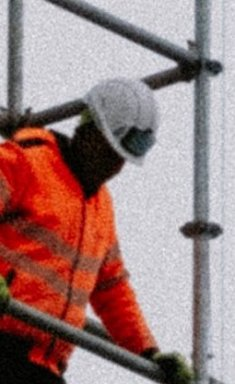
#> input picture prototype/eval/samples/sh17_helmet_01.jpg, 235 x 384 px, given in place of pexels_16045333.jpg, which was not available
$ python build_demo_footage.py
#> lines starting #> are read from the running program, lines starting #| are printed output that depends on the picture; pictures that were not available may be replaced by others from this repository, and a replacement may not be noted
"""用公開授權的真實照片合成 Demo 用「監視畫面」影片（1280×720、15 fps）。

為什麼：團隊還沒有自己拍攝的產線影片；純程式畫的方塊畫面讓 YOLO／Jev 看不到任何真實內容。
這支程式把公開授權照片做成固定機位的監視畫面（緩慢推拉、感光雜訊、壓縮、時間戳記），
並在需要「異常」的片段做影像編輯（卡料板材、煙霧、機器人停止）。所有輸出都在畫面上標示
「模擬監視畫面（公開授權照片合成）」；有影像編輯的攝影機另外標示「合成」。

來源（逐檔記錄於 assets/videos/SOURCES.csv）：
- Pexels 照片（Pexels License）。挑選依據 SH17 資料集（CC BY-NC-SA 4.0）的標註與本專案 YOLO 實測；
  SH17 只用來挑圖，影片裡的像素直接取自 Pexels 原圖。
- Wikimedia Commons（CC BY / CC BY-SA，建置時再向 Commons API 確認授權，不符就中止）。

照片下載到 ~/.cache/sentinel-footage（不進 repo）；影片輸出到 assets/videos/**（*.mp4 已被 .gitignore）。
劇本時間（卡料／冒煙／脫帽發生秒數）直接讀 data/simulated/scenarios/*.yaml，改劇本後重跑即可。

用法（prototype/ 底下）：
    backend/.venv/bin/python scripts/build_demo_footage.py            # 下載來源＋產生全部影片＋SOURCES.csv
    backend/.venv/bin/python scripts/build_demo_footage.py --only ppe_violation_01 --preview 3,6
"""
from __future__ import annotations

import argparse
import csv
import json
import math
import os
import re
import shutil
import subprocess
import sys
import time
import urllib.parse
from dataclasses import dataclass, field
from pathlib import Path
from typing import Callable

import cv2
import numpy as np
import yaml
from PIL import Image, ImageDraw, ImageFont

PROTO = Path(__file__).resolve().parents[1]
VIDEOS = PROTO / "assets" / "videos"
SCENARIOS = PROTO / "data" / "simulated" / "scenarios"
CACHE = Path(os.environ.get("SENTINEL_FOOTAGE_CACHE", Path.home() / ".cache" / "sentinel-footage"))
W, H, FPS = 1280, 720, 15
UA = "SentinelDemoFootage/0.1 (student competition; low volume)"
BANNER = "模擬監視畫面（公開授權照片合成）"
OK_LICENSES = {"CC BY 3.0", "CC BY 4.0", "CC BY-SA 3.0", "CC BY-SA 4.0", "CC0", "Public domain"}

# ── 來源 ────────────────────────────────────────────────────────
PEXELS_LICENSE = "Pexels License（免費使用、可改作；挑選依據 SH17 標註，SH17 為 CC BY-NC-SA 4.0）"


@dataclass
class Source:
    key: str
    kind: str                         # pexels／commons
    ref: str                          # Pexels 照片 ID 或 Commons 檔名
    author: str = ""
    page: str = ""
    license: str = ""
    note: str = ""
    focus: tuple[float, float] = (0.5, 0.5)     # 裁成 16:9 時的取景中心（0–1）

    @property
    def path(self) -> Path:
        return CACHE / f"{self.key}.jpg"


SOURCES: dict[str, Source] = {s.key: s for s in [
    # 組裝線作業區（CAM-ASM-01）：Pexels 連號的金屬加工廠系列照片
    Source("pexels_16045333", "pexels", "16045333", note="兩名作業員戴安全帽，在配電盤前"),
    Source("pexels_15947456", "pexels", "15947456", note="三名作業員戴安全帽"),
    Source("pexels_15947457", "pexels", "15947457", note="作業員戴安全帽攀爬設備"),
    Source("pexels_16045331", "pexels", "16045331", note="一人戴安全帽、一人未戴（違規畫面）"),
    Source("pexels_16045335", "pexels", "16045335", note="雷射切割機旁作業員未戴安全帽"),
    Source("pexels_15016528", "pexels", "15016528", note="木材加工機台旁作業員戴安全帽"),
    # 組裝站近景（CAM-ASM-02，不跑偵測器）
    Source("pexels_15016523", "pexels", "15016523", note="組裝包裝區"),
    # 沖壓送料口（CAM-STP-01）
    Source("commons_air_feeder", "commons", "File:Air Feeder.jpg", note="銅帶經氣動送料機進入沖床模具"),
    # 銲接（CAM-WLD-01／02）
    Source("commons_welding_robot", "commons", "File:Welding Robot.jpg", note="銲接機器人工作站，工位內火花"),
    Source("commons_fanuc_reaching", "commons", "File:FANUC welding robot reaching.jpg", note="六軸銲接機器人"),
]}

# SH17 meta-data（Pexels 原頁與攝影師）；Kaggle 限流時用這份快取
PEXELS_META_FILE = PROTO / "assets" / "videos" / "pexels_meta.json"


def _curl(url: str, out: Path | None = None) -> bytes:
    args = ["curl", "-sfL", "--retry", "2", "-A", UA, url]
    if out:
        args += ["-o", str(out)]
    return subprocess.run(args, capture_output=True, check=True).stdout


def fetch_sources(keys: set[str]) -> None:
    CACHE.mkdir(parents=True, exist_ok=True)
    meta_path = CACHE / "commons_meta.json"
    cmeta = json.loads(meta_path.read_text()) if meta_path.exists() else {}
    pmeta = json.loads(PEXELS_META_FILE.read_text()) if PEXELS_META_FILE.exists() else {}
    for k in sorted(keys):
        s = SOURCES[k]
        if s.kind == "commons":
            if s.ref not in cmeta:
                q = urllib.parse.urlencode({"action": "query", "format": "json", "titles": s.ref, "prop": "imageinfo",
                                            "iiprop": "url|size|extmetadata", "iiurlwidth": 1920,
                                            "iiextmetadatafilter": "LicenseShortName|Artist|LicenseUrl"})
                d = json.loads(_curl("https://commons.wikimedia.org/w/api.php?" + q))
                ii = next(iter(d["query"]["pages"].values()))["imageinfo"][0]
                m = ii["extmetadata"]
                g = lambda f: re.sub(r"\s+", " ", re.sub("<[^>]+>", "", m.get(f, {}).get("value", ""))).strip()  # noqa: E731
                cmeta[s.ref] = {"page": ii["descriptionurl"], "license": g("LicenseShortName"),
                                "license_url": g("LicenseUrl"), "author": g("Artist")[:120],
                                "url": ii.get("thumburl") if ii["width"] > 1920 else ii["url"]}
                meta_path.write_text(json.dumps(cmeta, ensure_ascii=False, indent=1))
                time.sleep(1)
            m = cmeta[s.ref]
            if m["license"] not in OK_LICENSES:
                sys.exit(f"{s.ref} 授權為 {m['license']!r}，不在允許清單，停止")
            s.page, s.license, s.author = m["page"], m["license"], m["author"]
            url = m["url"]
        else:
            m = pmeta.get(s.ref, {})
            s.page = m.get("url") or f"https://www.pexels.com/photo/{s.ref}/"
            s.author = m.get("photographer", "")
            s.license = PEXELS_LICENSE
            url = f"https://images.pexels.com/photos/{s.ref}/pexels-photo-{s.ref}.jpeg?auto=compress&w=1920"
        if not s.path.exists():
            print(f"下載 {s.key} ← {url[:90]}")
            _curl(url, s.path)
            time.sleep(0.5)


# ── 影像工具 ────────────────────────────────────────────────────
def fit16x9(img: np.ndarray, focus=(0.5, 0.5), out_w: int = 1920) -> np.ndarray:
    """裁成 16:9 後縮放到工作解析度（out_w×out_w*9/16）。"""
    h, w = img.shape[:2]
    tw, th = w, round(w * 9 / 16)
    if th > h:
        th, tw = h, round(h * 16 / 9)
    x = int(np.clip(focus[0] * w - tw / 2, 0, w - tw))
    y = int(np.clip(focus[1] * h - th / 2, 0, h - th))
    out_h = round(out_w * 9 / 16)
    crop = img[y:y + th, x:x + tw]
    return cv2.resize(crop, (out_w, out_h), interpolation=cv2.INTER_AREA if tw > out_w else cv2.INTER_CUBIC)


def load(key: str) -> np.ndarray:
    s = SOURCES[key]
    img = cv2.imread(str(s.path))
    if img is None:
        raise FileNotFoundError(s.path)
    return fit16x9(img, s.focus)


def ease(x: float) -> float:
    x = min(max(x, 0.0), 1.0)
    return x * x * (3 - 2 * x)


# [9 lines left out: function view, not called in this run]


@dataclass
class Shot:
    key: str
    t0: float
    t1: float
    z: tuple[float, float] = (1.0, 1.06)             # 起訖縮放
    c0: tuple[float, float] = (0.5, 0.5)
    c1: tuple[float, float] = (0.5, 0.5)

    # [6 lines left out: function render, not called in this run]


def sequence(shots: list[Shot], fade: float = 1.0) -> Callable[[float], np.ndarray]:
    """依時間交叉淡化多張照片（模擬時間經過）。shot 的 t1 之後再延續 fade 秒做淡出。"""
    works = {s.key: load(s.key) for s in shots}

    # [11 lines left out: function at, not called in this run]
    return at


# ── 監視器質感與標示 ────────────────────────────────────────────
def _font(size: int) -> ImageFont.FreeTypeFont | ImageFont.ImageFont:
    for p in ("/System/Library/Fonts/STHeiti Medium.ttc", "/System/Library/Fonts/Hiragino Sans GB.ttc",
              "/usr/share/fonts/opentype/noto/NotoSansCJK-Regular.ttc", "/usr/share/fonts/noto-cjk/NotoSansCJK-Regular.ttc",
              "C:/Windows/Fonts/msjh.ttc", "/System/Library/Fonts/Supplemental/Arial Unicode.ttf"):
        if Path(p).exists():
            return ImageFont.truetype(p, size)
    return ImageFont.load_default()


FONT_S, FONT_M = _font(18), _font(22)


class Look:
    """感光雜訊、輕微失焦、暗角、JPEG 壓縮（固定亂數種子，可重現）。"""

    # [15 lines left out: functions __init__, __call__, not called in this run]


T_BASE = 9 * 3600          # 時間戳記從 09:00:00 起算（config.yaml app.sim_start 為日班 09:00）


# [26 lines left out: functions overlay, strip_mask, not called in this run]


class FeedCam:
    """固定機位。運轉中：沖床每分鐘 42 衝程造成的機身震動＋銅帶逐步送入；停止：只剩感光雜訊。
    卡料（合成）：在送料口疊上一片翹起的銅帶與一片錯位疊料（取自照片中銅帶的像素做透視變形，影像編輯，非真實卡料）。"""

    # 銅帶在輸出畫面（1280×720）的位置：左端為進模點（量測自 strip_mask）
    STRIP_SEG = np.float32([[640, 263], [1000, 353], [1000, 446], [640, 330]])    # 取樣段：上左、上右、下右、下左

    # [75 lines left out: functions __init__, _sheet, jam_img, frame, not called in this run]


# ── 銲接：機器人工作站（Welding Robot.jpg）──────────────────────
class WeldCam:
    """工位內火花：從原照片分離火花圖層後逐幀閃爍、抖動；機器人停止 → 火花熄滅（影像編輯）。
    工位外煙霧（合成）：程式產生的多層雜訊煙霧，從工位左後方冒出並上升擴散。"""

    # [77 lines left out: functions __init__, _noise, spark_layer, smoke, frame, not called in this run]


# ── 影片定義 ────────────────────────────────────────────────────
def scen(name: str) -> dict:
    return yaml.safe_load((SCENARIOS / f"{name}.yaml").read_text(encoding="utf-8"))


# [5 lines left out: function mes_time, not called in this run]


# 依照 plant.yaml 的 ROI（輸出座標）
ROI_FEED = (260, 60, 1280, 680)              # CAM-STP-01 feed_inlet：銅帶從右邊進入模具
ROI_WELD = (470, 90, 1280, 680)              # CAM-WLD-01 weld_cell：機器人與電弧（火花在框內屬正常）
SMOKE_SRC = (40, 260, 400, 560)              # 工位外（左後方，安全圍籬外）煙霧來源區


@dataclass
class Clip:
    name: str                        # assets/videos/ 底下的相對路徑（不含 .mp4）
    camera: str
    duration: float
    render: Callable[[float], np.ndarray]
    sources: list[str]
    edits: str                       # 寫進 SOURCES.csv 的改作說明
    tag: Callable[[float], str | None] = lambda t: None
    seed: int = 1
    look: dict = field(default_factory=dict)


def build_clips() -> list[Clip]:
    clips: list[Clip] = []

    # 組裝線作業區（CAM-ASM-01）：正常＝全員戴安全帽
    normal = [Shot("pexels_16045333", 0, 9, (1.0, 1.08), (0.45, 0.5), (0.5, 0.45)),
              Shot("pexels_15947456", 10, 19, (1.0, 1.06), (0.5, 0.5), (0.47, 0.52)),
              Shot("pexels_15947457", 20, 29, (1.0, 1.07), (0.52, 0.48), (0.5, 0.5)),
              Shot("pexels_15016528", 30, 39, (1.0, 1.06), (0.5, 0.5), (0.53, 0.5))]
    clips.append(Clip("assembly/normal_01", "CAM-ASM-01", 40, sequence(normal), [s.key for s in normal],
                      "16:9 裁切、緩慢推拉、照片間交叉淡化、雜訊與壓縮、疊加時間與標示", seed=11))

    sc = scen("ppe_violation")
    t_v = float(sc["expect"]["t0"])                           # 未戴安全帽的人出現時間
    # 違規畫面先用 16045335（正面、頭部清楚，Jev V1 實測 p_no_helmet 0.65–0.73）；16045331（背影）Jev 判不出來，放後段
    ppe = [Shot("pexels_16045333", 0, t_v - 0.5, (1.0, 1.05), (0.45, 0.5), (0.48, 0.48)),
           Shot("pexels_16045335", t_v - 0.5, t_v + 9, (1.0, 1.05), (0.5, 0.5), (0.52, 0.48)),
           Shot("pexels_16045331", t_v + 9, sc.get("duration_s", 15) + 10, (1.0, 1.04), (0.5, 0.5), (0.48, 0.52))]
    clips.append(Clip("assembly/ppe_violation_01", "CAM-ASM-01", sc.get("duration_s", 15) + 10, sequence(ppe, fade=0.8),
                      [s.key for s in ppe],
                      f"Pexels 連號系列照片：{t_v:g} 秒前為戴安全帽畫面，{t_v - 0.5:g}–{t_v + 0.3:g} 秒交叉淡化到有人未戴安全帽的照片"
                      "（模擬時間經過，非連續拍攝）；緩慢推拉、雜訊與壓縮、疊加時間與標示", seed=12))

    # 組裝站近景（CAM-ASM-02，只看畫面）
    st = [Shot("pexels_15016523", 0, 40, (1.0, 1.08), (0.5, 0.5), (0.55, 0.5))]
    for n in ("station_01", "screw_nok_01"):
        clips.append(Clip(f"assembly/{n}", "CAM-ASM-02", 40, sequence(st), ["pexels_15016523"],
                          "16:9 裁切、緩慢推拉、雜訊與壓縮、疊加時間與標示（畫面本身無異常，鎖附 NOK 由 Log 判定）", seed=13))

    # 沖壓送料口（CAM-STP-01）
    feed = FeedCam()
    edit_feed = "固定機位微幅漂移；沖床衝程震動與銅帶送入為程式位移；雜訊與壓縮、疊加時間與標示"
    tag_feed = "合成：震動／送料動態為程式產生"
    clips.append(Clip("stamping/normal_01", "CAM-STP-01", 30, lambda t: feed.frame(t, running=True),
                      ["commons_air_feeder"], edit_feed, tag=lambda t: tag_feed, seed=21))
    clips.append(Clip("stamping/person_zone_01", "CAM-STP-01", 20, lambda t: feed.frame(t, running=True),
                      ["commons_air_feeder"], edit_feed + "（人員進入危險區事件由劇本注入，畫面中沒有人）",
                      tag=lambda t: tag_feed, seed=22))
    clips.append(Clip("stamping/idle_01", "CAM-STP-01", 40, lambda t: feed.frame(t, running=False),
                      ["commons_air_feeder"], "固定機位、無衝程震動（機台閒置）；雜訊與壓縮、疊加時間與標示",
                      tag=lambda t: tag_feed, seed=23))
    sc = scen("feed_jam")
    cue = sc["cameras"]["CAM-STP-01"]
    t_jam = float(cue.get("jam_at_s", 10))
    t_stop = mes_time(sc, "STP-L1-FD02", "feed_rate", lambda v: v == 0) or float(sc["expect"]["t0"])
    jam_ramp = 1.5

    def jam_frame(t: float) -> np.ndarray:
        return feed.frame(t, running=t < t_stop, jam_u=ease((t - t_jam) / jam_ramp) if t >= t_jam else 0.0)

    clips.append(Clip("stamping/feed_jam_01", "CAM-STP-01", sc.get("duration_s", 25) + 5, jam_frame, ["commons_air_feeder"],
                      f"**合成卡料**：{t_jam:g} 秒起在進模點疊上一片翹起約 32° 的銅帶與一片錯位疊料"
                      f"（取自照片中銅帶像素做透視變形與陰影，影像編輯，非真實卡料）；{t_stop:g} 秒後無衝程震動（送料與沖床停止）；其餘同 normal_01",
                      tag=lambda t: "合成：卡料板材為影像編輯" if t >= t_jam else tag_feed, seed=24))

    # 銲接機器人工作站（CAM-WLD-01）
    weld = WeldCam()
    tag_weld = "合成：火花閃爍／煙霧為程式產生"
    clips.append(Clip("welding/normal_01", "CAM-WLD-01", 30, lambda t: weld.frame(t, sparks=1.0),
                      ["commons_welding_robot"], "工位內火花自原照片分離後逐幀閃爍抖動（程式產生）；微幅漂移、雜訊與壓縮、疊加時間與標示",
                      tag=lambda t: tag_weld, seed=31))
    sc = scen("weld_smoke")
    t_smoke = float(sc["cameras"]["CAM-WLD-01"].get("event_at_s", 8))
    t_rstop = mes_time(sc, "WLD-L1-RC01", "robot_state", lambda v: v == "stopped") or max(0.0, t_smoke - 3)

    def smoke_frame(t: float) -> np.ndarray:
        sp = 1.0 if t < t_rstop else max(0.0, 1 - (t - t_rstop) / 0.4)
        return weld.frame(t, sparks=sp, smoke_age=(t - t_smoke) if t >= t_smoke else None, smoke_roi=SMOKE_SRC)

    clips.append(Clip("welding/weld_smoke_01", "CAM-WLD-01", sc.get("duration_s", 16) + 6, smoke_frame,
                      ["commons_welding_robot"],
                      f"{t_rstop:g} 秒起火花移除（模擬機器人停止，影像修補）；**合成煙霧**：{t_smoke:g} 秒起於工位外左後方疊加程式產生的煙霧"
                      "（非真實煙霧）；其餘同 normal_01", tag=lambda t: tag_weld, seed=32))

    # 點銲站（CAM-WLD-02，只看畫面）
    sp = [Shot("commons_fanuc_reaching", 0, 40, (1.0, 1.05), (0.5, 0.5), (0.52, 0.5))]
    clips.append(Clip("welding/spot_01", "CAM-WLD-02", 40, sequence(sp), ["commons_fanuc_reaching"],
                      "16:9 裁切、緩慢推拉、雜訊與壓縮、疊加時間與標示", seed=33))
    return clips


# ── 輸出 ────────────────────────────────────────────────────────
# [64 lines left out: functions write_clip, write_sources, refresh_pexels_meta, not called in this run]


def main() -> None:
    ap = argparse.ArgumentParser(description=__doc__, formatter_class=argparse.RawDescriptionHelpFormatter)
    ap.add_argument("--only", help="只產生這些影片（逗號分隔，例：ppe_violation_01,feed_jam_01）")
    ap.add_argument("--preview", help="不寫影片，只輸出這些秒數的預覽圖（逗號分隔）到快取資料夾")
    ap.add_argument("--no-fetch", action="store_true", help="不連網（來源照片需已在快取）")
    ap.add_argument("--sources-only", action="store_true", help="只重寫 SOURCES.csv，不產生影片")
    ap.add_argument("--refresh-meta", action="store_true", help="向 SH17 meta-data 補抓 Pexels 攝影師姓名")
    a = ap.parse_args()
    if a.refresh_meta:
        refresh_pexels_meta()
    if not a.no_fetch:
        fetch_sources(set(SOURCES))
#> (the call stopped at in _curl, `return subprocess.run(args, capture_output=True, check=True).stdout`: subprocess is not available in this run)
    else:
        fetch_sources_offline()
    clips = build_clips()
#> in load, img is the input picture: shape (384, 235, 3); mean B, G, R 124.5, 125.8, 157
#> in fit16x9, `crop = img[y:y + th, x:x + tw]`:
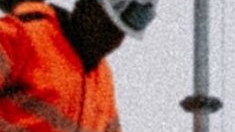
#> crop: shape (132, 235, 3); mean B, G, R 105.4, 111, 163.3
#> call 2 of load, with key = 'pexels_15947456'
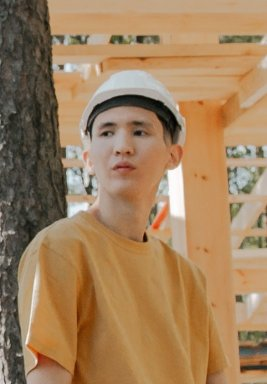
#> input picture prototype/eval/samples/sh17_helmet_02.jpg, 267 x 384 px, given in place of pexels_15947456.jpg, which was not available
#> in load, img is the input picture: shape (384, 267, 3); mean B, G, R 92.4, 128.2, 161
#> call 2 of fit16x9, with focus = (0.5, 0.5), out_w = 1920
#> in fit16x9 (call 2), `crop = img[y:y + th, x:x + tw]`:
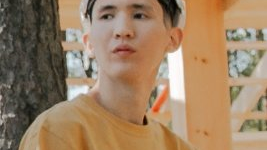
#> crop: shape (150, 267, 3); mean B, G, R 98.8, 128.1, 156.3
    if a.sources_only:
        write_sources(clips)
        return
    if a.only:
        want = set(a.only.split(","))
        clips = [c for c in clips if c.name.split("/")[-1] in want or c.name in want]
    preview = [float(x) for x in a.preview.split(",")] if a.preview else None
    for c in clips:
        write_clip(c, preview)
    if preview is None and not a.only:
        write_sources(clips)


# [13 lines left out: function fetch_sources_offline, not called in this run]


if __name__ == "__main__":
#> (the run stopped early here; a loop or call above may not have finished)
